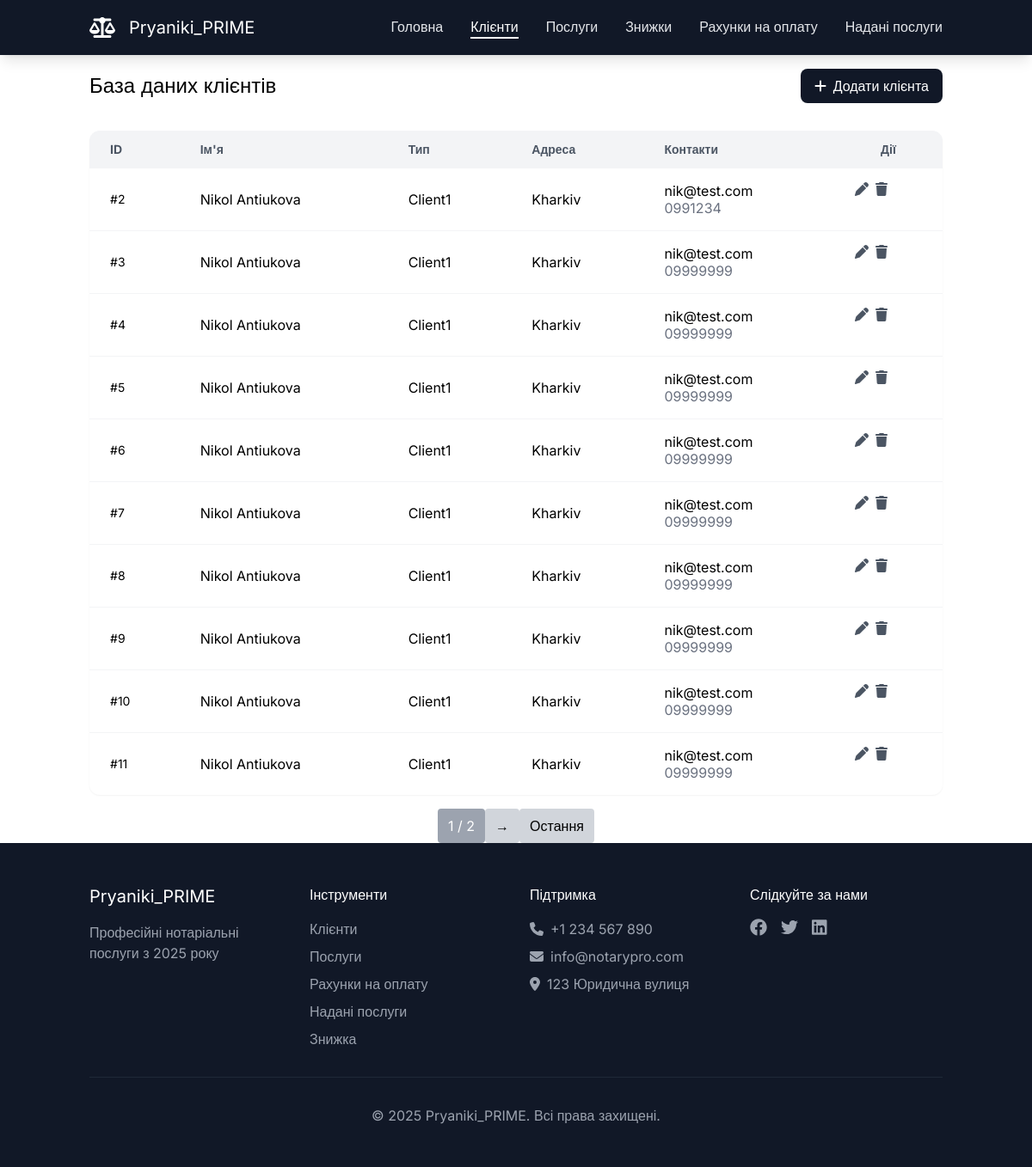
The page /clients (signed in) on the database its author committed.
### RealAgency/models.py (models this page shows)
class Client(models.Model):
    client_type = models.ForeignKey(ClientType, on_delete=models.CASCADE)
    name = models.CharField(max_length=255)
    address = models.CharField(max_length=255)
    phone = models.CharField(max_length=255)
    email = models.CharField(max_length=255)
    passport_id = models.CharField(max_length=255, null=True, blank=True)
    iin = models.CharField(max_length=255, null=True, blank=True)
    edrpou = models.CharField(max_length=255, null=True, blank=True)

class ClientType(models.Model):
    name = models.CharField(max_length=255)

### RealAgency/views.py (the view)
        def _wrapped_view(request, *args, **kwargs):
            if not request.user.is_authenticated:
                return redirect('login')
            if not any(group.name in roles for group in request.user.groups.all()):
                raise PermissionDenied("You are not permitted to perform this action.")
            return view_func(request, *args, **kwargs)

### RealAgency/views.py (called while the page is built)
def role_required(roles):
    def decorator(view_func):
        def _wrapped_view(request, *args, **kwargs):
            if not request.user.is_authenticated:
                return redirect('login')
            if not any(group.name in roles for group in request.user.groups.all()):
                raise PermissionDenied("You are not permitted to perform this action.")
            return view_func(request, *args, **kwargs)
        return _wrapped_view
    return decorator

@role_required(['Manager', 'Notary'])
def clients(request):
    client_list = Client.objects.all().order_by('id')
    paginator = Paginator(client_list, 10)
    user_groups = request.user.groups.values_list('name', flat=True)
    client_types = ClientType.objects.all()
    page_number = request.GET.get('page')
    page_obj = paginator.get_page(page_number)
    return render(request, 'clients/main.html', {'page_obj': page_obj, 'client_types': client_types, 'user_groups': user_groups })

### templates/clients/main.html (shortened to what this page needs)
{% extends "base.html" %}
{% block content %}
    <main id="main" class="pt-20">
            <div class="container mx-auto px-4">
                <div class="flex justify-between items-center mb-8">
                    <h1 class="text-2xl">База даних клієнтів</h1>
                    <button
                            {% if "Manager" in user_groups %} style="display:block;" {% else %} style="display:none;" {% endif %}
                            id="open-modal" class="bg-neutral-900 text-white px-4 py-2 rounded-lg hover:bg-neutral-800">
                        <i class="fa-solid fa-plus mr-2"></i>Додати клієнта
                    </button>
                </div>
                <div id="clientTable" class="bg-white rounded-xl shadow-sm overflow-hidden">
                    <table class="w-full">
                        <thead class="bg-neutral-100">
                            <tr>
                                <th class="px-6 py-3 text-left text-sm text-neutral-600">ID</th>
                                <th class="px-6 py-3 text-left text-sm text-neutral-600">Ім'я</th>
                                <th class="px-6 py-3 text-left text-sm text-neutral-600">Тип</th>
                                <th class="px-6 py-3 text-left text-sm text-neutral-600">Адреса</th>
                                <th class="px-6 py-3 text-left text-sm text-neutral-600">Контакти</th>
                                <th
                                        {% if "Manager" in user_groups %} style="display:block;" {% else %} style="display:none;" {% endif %}
                                        class="px-6 py-3 text-center text-sm text-neutral-600">Дії</th>
                            </tr>
                        </thead>
                        <tbody class="divide-y divide-neutral-100">
                            {% for client in page_obj %}
                <tr class="hover:bg-neutral-50">
                    <td class="px-6 py-4 text-sm">#{{ client.id }}</td>
                    <td class="px-6 py-4">{{ client.name }}</td>
                    <td class="px-6 py-4">{{ client.client_type.name }}</td>
                    <td class="px-6 py-4">{{ client.address }}</td>
                    <td class="px-6 py-4">
                        <div>{{ client.email }}</div>
                        <div class="text-neutral-500">{{ client.phone }}</div>
                    </td>
                    <td class="px-6 py-4"
                            {% if "Manager" in user_groups %} style="display:block;" {% else %} style="display:none;" {% endif %}>
                        <div class="flex space-x-2">
                            <button
                                    class="edit-client text-neutral-600 hover:text-neutral-900"
                        data-id="{{ client.id }}"
                        data-name="{{ client.name }}"
                        data-type="{{ client.client_type.id }}"
                        data-address="{{ client.address }}"
                        data-phone="{{ client.phone }}"
                        data-email="{{ client.email }}"
                        data-passporst_id="{{ client.passport_id }}"
                        data-iin="{{ client.iin }}"
                        data-edrpou="{{ client.edrpou }}">
                        <i class="fa-solid fa-pen"></i>
                    </button>
                    <button
                            id="delete-client" class="delete-client text-neutral-600 hover:text-neutral-900" data-id="{{ client.id }}">
                        <i class="fa-solid fa-trash"></i>
                    </button>
                        </div>
                    </td>
                </tr>
            {% endfor %}
                        </tbody>
                    </table>
                </div>
            </div>
    <div class="mt-4 flex justify-center">
        <span class="px-3 py-2 bg-gray-400 text-white rounded">{{ page_obj.number }} / {{ page_obj.paginator.num_pages }}</span>
        {% if page_obj.has_next %}
            <a href="?page={{ page_obj.next_page_number }}" class="px-3 py-2 bg-gray-300 rounded">→</a>
            <a href="?page={{ page_obj.paginator.num_pages }}" class="px-3 py-2 bg-gray-300 rounded">Остання</a>
        {% endif %}
    </div>
    </main>
{% endblock %}

### templates/base.html (shortened to what this page needs)
<head>
    <script src="https://cdn.tailwindcss.com"></script>
</head>
<header id="header" class="fixed w-full bg-neutral-900 shadow-lg z-50">
            <div class="container mx-auto px-4">
                <div class="flex items-center justify-between h-16">
                    <div class="flex items-center space-x-4">
                        <i class="fa-solid fa-scale-balanced text-2xl text-white"></i>
                        <span class="text-xl text-white">Pryaniki_PRIME</span>
                    </div>
                    <nav class="hidden md:flex space-x-8">
    <a href="{% url 'home' %}" class="cursor-pointer {% if request.path == '/' %}text-white border-b-2 border-white{% else %}text-neutral-200 hover:text-white{% endif %}">Головна</a>
    <a href="{% url 'clients' %}" class="cursor-pointer {% if request.path == '/clients' %}text-white border-b-2 border-white{% else %}text-neutral-200 hover:text-white{% endif %}">Клієнти</a>
    <a href="{% url 'services' %}" class="cursor-pointer {% if request.path == '/services' %}text-white border-b-2 border-white{% else %}text-neutral-200 hover:text-white{% endif %}">Послуги</a>
    <a href="{% url 'discounts' %}" class="cursor-pointer {% if request.path == '/discounts' %}text-white border-b-2 border-white{% else %}text-neutral-200 hover:text-white{% endif %}">Знижки</a>
    <a href="{% url 'invoices' %}" class="cursor-pointer {% if request.path == '/invoices' %}text-white border-b-2 border-white{% else %}text-neutral-200 hover:text-white{% endif %}">Рахунки на оплату</a>
    <a href="{% url 'provided_services' %}" class="cursor-pointer {% if request.path == '/provided_services' %}text-white border-b-2 border-white{% else %}text-neutral-200 hover:text-white{% endif %}">Надані послуги</a>
</nav>
                </div>
            </div>
        </header>
<div class="content">
    {% block content %}{% endblock %}
</div>
<footer id="footer" class="bg-neutral-900 text-white py-12">
            <div class="container mx-auto px-4">
                <div class="grid grid-cols-1 md:grid-cols-4 gap-8">
                    <div>
                        <h3 class="text-xl mb-4">Pryaniki_PRIME</h3>
                        <p class="text-neutral-400">Професійні нотаріальні послуги з 2025 року</p>
                    </div>
                    <div>
                        <h4 class="mb-4">Інструменти</h4>
                        <ul class="space-y-2 text-neutral-400">
                            <li>Клієнти</li>
                            <li>Послуги</li>
                            <li>Рахунки на оплату</li>
                            <li>Надані послуги</li>
                            <li>Знижка</li>
                        </ul>
                    </div>
                    <div>
                        <h4 class="mb-4">Підтримка</h4>
                        <ul class="space-y-2 text-neutral-400">
                            <li><i class="fa-solid fa-phone mr-2"></i>+1 234 567 890</li>
                            <li><i class="fa-solid fa-envelope mr-2"></i>info@notarypro.com</li>
                            <li><i class="fa-solid fa-location-dot mr-2"></i>123 Юридична вулиця</li>
                        </ul>
                    </div>
                    <div>
                        <h4 class="mb-4">Слідкуйте за нами</h4>
                        <div class="flex space-x-4">
                            <span class="text-neutral-400 hover:text-white cursor-pointer"><i
                                    class="fa-brands fa-facebook text-xl"></i></span>
                            <span class="text-neutral-400 hover:text-white cursor-pointer"><i
                                    class="fa-brands fa-twitter text-xl"></i></span>
                            <span class="text-neutral-400 hover:text-white cursor-pointer"><i
                                    class="fa-brands fa-linkedin text-xl"></i></span>
                        </div>
                    </div>
                </div>
                <div class="border-t border-neutral-800 mt-8 pt-8 text-center text-neutral-400">
                    <p>&copy; 2025 Pryaniki_PRIME. Всі права захищені.</p>
                </div>
            </div>
        </footer>

### templates/base.html (style rules this page uses)
* { font-family: "Inter", sans-serif; }

### rows shown on the page
Client: id "2", name "Nikol Antiukova", client_type.name "Client1", address "Kharkiv", email "nik@test.com", phone "0991234"
Client: id "3", name "Nikol Antiukova", client_type.name "Client1", address "Kharkiv", email "nik@test.com", phone "09999999"
Client: id "4", name "Nikol Antiukova", client_type.name "Client1", address "Kharkiv", email "nik@test.com", phone "09999999"
Client: id "5", name "Nikol Antiukova", client_type.name "Client1", address "Kharkiv", email "nik@test.com", phone "09999999"
Client: id "6", name "Nikol Antiukova", client_type.name "Client1", address "Kharkiv", email "nik@test.com", phone "09999999"
Client: id "7", name "Nikol Antiukova", client_type.name "Client1", address "Kharkiv", email "nik@test.com", phone "09999999"
Client: id "8", name "Nikol Antiukova", client_type.name "Client1", address "Kharkiv", email "nik@test.com", phone "09999999"
Client: id "9", name "Nikol Antiukova", client_type.name "Client1", address "Kharkiv", email "nik@test.com", phone "09999999"
Client: id "10", name "Nikol Antiukova", client_type.name "Client1", address "Kharkiv", email "nik@test.com", phone "09999999"
Client: id "11", name "Nikol Antiukova", client_type.name "Client1", address "Kharkiv", email "nik@test.com", phone "09999999"

### other values the page prints
{{ page_obj.number }} "1"
{{ page_obj.paginator.num_pages }} "2"
